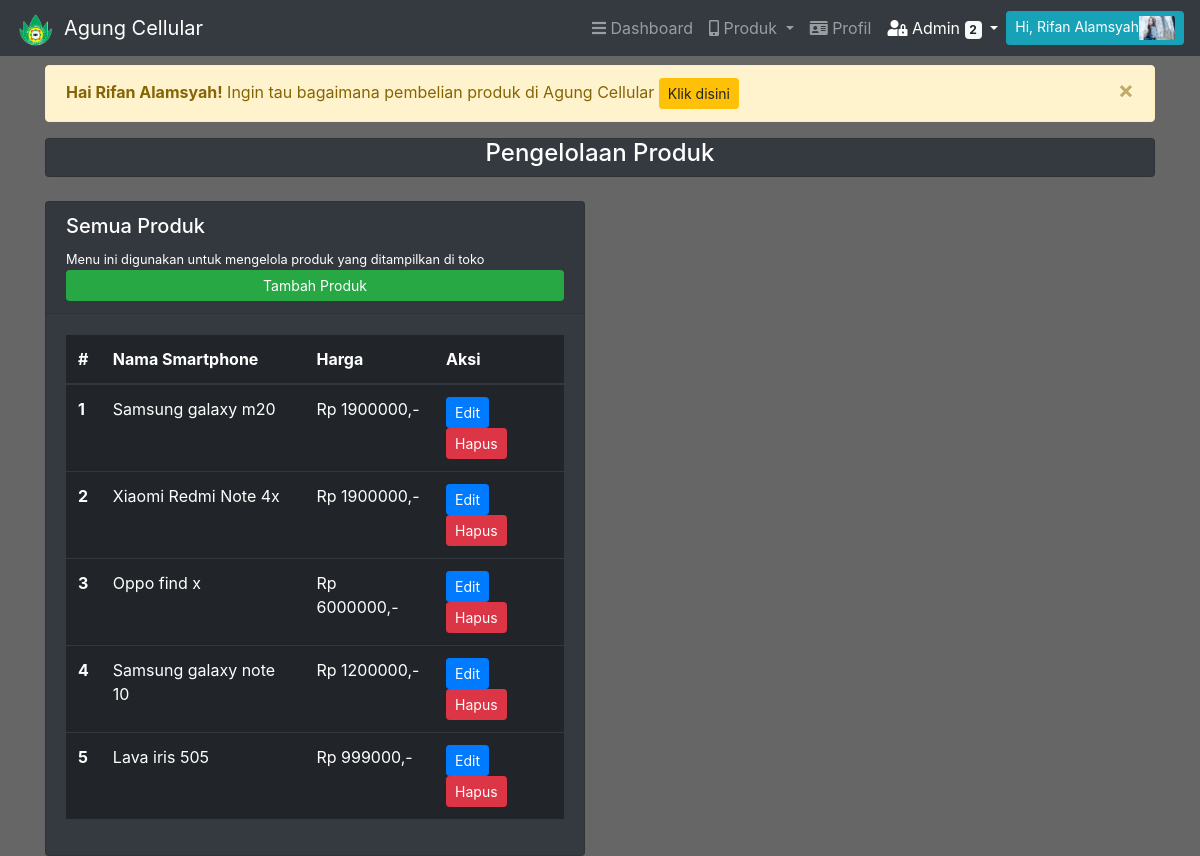
Page /index.php?page=kelolaProduk (signed in) on the committed database.
### tables this page shows
CREATE TABLE `toko` (
  `id_toko` int(11) NOT NULL,
  `nama_toko` varchar(255) NOT NULL,
  `logo` varchar(255) NOT NULL,
  `nomor_rekening` varchar(35) NOT NULL,
  `atas_nama` varchar(255) NOT NULL,
  `no_telepon` varchar(25) NOT NULL,
  `whatsapp` varchar(25) NOT NULL,
  `email` varchar(255) NOT NULL,
  `instagram` varchar(255) NOT NULL,
  `instagram_link` varchar(1000) NOT NULL,
  `facebook` varchar(255) NOT NULL,
  `facebook_link` varchar(1000) NOT NULL
);

CREATE TABLE `akun` (
  `id_akun` int(11) NOT NULL,
  `nama_akun` varchar(255) NOT NULL,
  `email_akun` varchar(255) NOT NULL,
  `password` varchar(255) NOT NULL,
  `role` enum('admin','user') NOT NULL,
  `gambar` varchar(255) NOT NULL
);

CREATE TABLE `produk` (
  `id_produk` int(8) NOT NULL,
  `merk` varchar(20) NOT NULL,
  `nama_produk` varchar(255) NOT NULL,
  `harga` int(12) NOT NULL,
  `deskripsi` varchar(1000) NOT NULL,
  `layar` varchar(255) NOT NULL,
  `resolusi_layar` varchar(255) NOT NULL,
  `os` varchar(255) NOT NULL,
  `chipset` varchar(255) NOT NULL,
  `cpu` varchar(255) NOT NULL,
  `gpu` varchar(255) NOT NULL,
  `ram` int(11) NOT NULL,
  `internal` int(11) NOT NULL,
  `fcamera` varchar(200) NOT NULL,
  `mcamera` varchar(200) NOT NULL,
  `baterai` varchar(10) NOT NULL,
  `gambar` varchar(255) NOT NULL,
  `stok` int(11) NOT NULL
);

### function/function.php (called while the page is built, shortened)
<?php
$conn=mysqli_connect("localhost","root","","ac");
$transaksiAdmin="SELECT akun.id_akun,akun.nama_akun ,transaksi.id_transaksi,transaksi.status, transaksi.bukti_bayar,transaksi.no_telp,transaksi.alamat,transaksi.resi,transaksi.review,transaksi.alasan_tolak,produk.id_produk,produk.nama_produk, produk.harga,produk.gambar
FROM akun JOIN
transaksi ON akun.id_akun=transaksi.id_akun JOIN
produk ON transaksi.id_produk=produk.id_produk
";
$countTransaksiAdmin=mysqli_query($conn,"$transaksiAdmin WHERE transaksi.status='dibayar'");
$hasilTransaksiAdmin=mysqli_num_rows($countTransaksiAdmin);
function query($query){
    global $conn;
    $result=mysqli_query($conn,$query);
    $rows=[];
    while($row=mysqli_fetch_assoc($result) ){
        $rows[]=$row;
    }
    return $rows;
}

### index.php (shortened to what this page needs)
<?php
require 'function/function.php';
require 'function/login.php';
$toko=query("SELECT * FROM toko")[0];
if(isset($_SESSION["id_akun"])){
    $id_akun=$_SESSION["id_akun"];
    $akun=query("SELECT * FROM akun WHERE id_akun='$id_akun'")[0];
}
$login=true;
if($login){
    $page=isset($_GET["page"])?$_GET["page"]:false;
}else{
    echo "halaman tidak tersedia";
}
?>
<!doctype html>
<html lang="en">
<head>
    <link rel="stylesheet" href="assets/css/bootstrap.min.css">
    <link rel="stylesheet" href="assets/css/style.css">
    <link rel="stylesheet" href="https://use.fontawesome.com/releases/v5.8.2/css/all.css">
</head>
<body >
    <nav class="navbar navbar-expand-sm navbar-dark bg-dark fixed-top">
        <a class="navbar-brand" href="index.php">
            <img src="img/<?= $toko["logo"]?>" alt="" class="" style="width: 40px;height: auto;z-index: 3;position: absolute;margin-top: -10px;"><span class="ml-5"><?= $toko["nama_toko"];?></span>
        </a>
        <div class="collapse navbar-collapse" id="navbarSupportedContent">
            <ul class="navbar-nav ml-auto">
                <li class="nav-item">
                    <a class="nav-link <?php if($_GET["page"]=='dashboard'){echo 'active'; } ?>" href="index.php?page=dashboard"><i class="fas fa-bars"></i> Dashboard</a>
                </li>
                <li class="nav-item dropdown">
                    <a class="nav-link dropdown-toggle <?php if($_GET["page"]=='produk'){echo 'active'; } ?>" href="?page=admin" id="navbarDropdown" role="button" data-toggle="dropdown" aria-haspopup="true" aria-expanded="false" >
                        <i class="fas fa-mobile-alt"></i> Produk
                    </a>
                </li>
                <li class="nav-item">
                    <a class="nav-link <?php if($_GET["page"]=='profil'){echo 'active'; } ?>" href="index.php?page=profil"><i class="fas fa-id-card"></i> Profil</a>
                </li>
                <?php
                if(isset($_SESSION["login"])){
                    if($_SESSION["login"]=='admin'){ ?>
                <li class="nav-item dropdown">
                    <a class="nav-link dropdown-toggle <?php if($_GET["page"]=='adminTransaksi'||$_GET["page"]=='kelolaProduk'||$_GET["page"]=='kelolaAdmin'){echo 'active'; } ?>" href="" id="navbarDropdown" role="button" data-toggle="dropdown" aria-haspopup="true" aria-expanded="false">
                        <i class="fas fa-user-lock"></i> Admin <span class="badge badge-light"><?= $hasilTransaksiAdmin ?></span>
                    </a>
                </li>
                <?php }
                } ?>
            </ul>
            <?php if(!isset($_SESSION["login"])){ ?>
            <form class="form-inline my-2 my-lg-0">
                <button type="button" class="btn btn-light btn-sm" data-toggle="modal" data-target="#login">Login</button>
            </form>
            <?php }else{?>
                <button type="button" class="btn btn-info btn-sm" data-toggle="modal" data-target="#akun">Hi, <?= $akun["nama_akun"];?><img src="img/<?= $akun["gambar"];?>" class="img-fluid" alt="" style="width: 36px; height: auto;">
                </button>
            <?php } ?>
        </div>
    </nav>
    <div class="content">
        <div class="container">
            <div class="alert alert-warning alert-dismissible fade show" role="alert">
                <?php if(isset($akun["nama_akun"])){ ?>
                    <strong>Hai <?= $akun["nama_akun"]; ?>!</strong>
                <?php } ?>
                 Ingin tau bagaimana pembelian produk di <?= $toko["nama_toko"] ?>
                <button class="btn btn-sm btn-warning" data-toggle="modal" data-target="#info">
                    Klik disini
                </button>
                <button type="button" class="close" data-dismiss="alert" aria-label="Close">
                    <span aria-hidden="true">&times;</span>
                </button>
            </div>
            <?php
                $file="page/$page.php";
                if(file_exists("$file")){
                    include_once($file);
                }else{
                ?>
                    <?php include 'page/dashboard.php'; ?>
                <?php
                }
            ?>
        </div>
    </div>
</body>
</html>

### page/kelolaProduk.php (shortened to what this page needs)
<?php
$produk=query("SELECT * FROM produk");
?>
<div class="card bg-dark text-white text-center">
    <h4>Pengelolaan Produk</h4>
</div><br>
<div class="row">
    <div class="col-md-6">
        <div class="card bg-dark text-white">
            <div class="card-header">
                <h5>Semua Produk</h5>
                <span class="small">Menu ini digunakan untuk mengelola produk yang ditampilkan di toko</span>
                <a href="index.php?page=kelolaProduk&tambah_produk=true" class="btn btn-success btn-sm btn-block" role="button" aria-pressed="true">Tambah Produk</a>
            </div>
            <div class="card-body">
                <table class="table table-borderless table-dark">
                    <thead>
                        <tr>
                            <th scope="col">#</th>
                            <th scope="col">Nama Smartphone</th>
                            <th scope="col">Harga</th>
                            <th scope="col">Aksi</th>
                        </tr>
                    </thead>
                    <tbody>
                        <?php
                        $i=1;
                        foreach($produk as $row): ?>
                            <tr>
                                <th scope="row"><?= $i;?></th>
                                <td><?= $row["nama_produk"];?></td>
                                <td>Rp <?= $row["harga"];?>,-</td>
                                <td>
                                    <a href="index.php?page=kelolaProduk&id_produk=<?= $row["id_produk"];?>" class="btn btn-primary btn-sm" role="button" aria-pressed="true">Edit</a>
                                    <a href="function/hapusProduk.php?id_produk=<?= $row["id_produk"];?>" class="btn btn-danger btn-sm" role="button" aria-pressed="true" onclick="return confirm('yakin mau menghapus data?')">Hapus</a>
                                </td>
                            </tr>
                        <?php
                        $i++;
                        endforeach; ?>
                    </tbody>
                </table>
            </div>
        </div>
    </div>
</div>

### assets/css/style.css (style rules this page uses)
body { background-color: #666; overflow-x: hidden; }
.content { margin-top: 65px; }

### rows in the picture
toko: logo (picture), nama_toko "Agung Cellular"
akun: nama_akun "Rifan Alamsyah", gambar (picture)
produk: nama_produk "Samsung galaxy m20", harga "1900000"
produk: nama_produk "Xiaomi Redmi Note 4x", harga "1900000"
produk: nama_produk "Oppo find x", harga "6000000"
produk: nama_produk "Samsung galaxy note 10", harga "1200000"
produk: nama_produk "Lava iris 505", harga "999000"

### other values in the picture
$hasilTransaksiAdmin "2"
